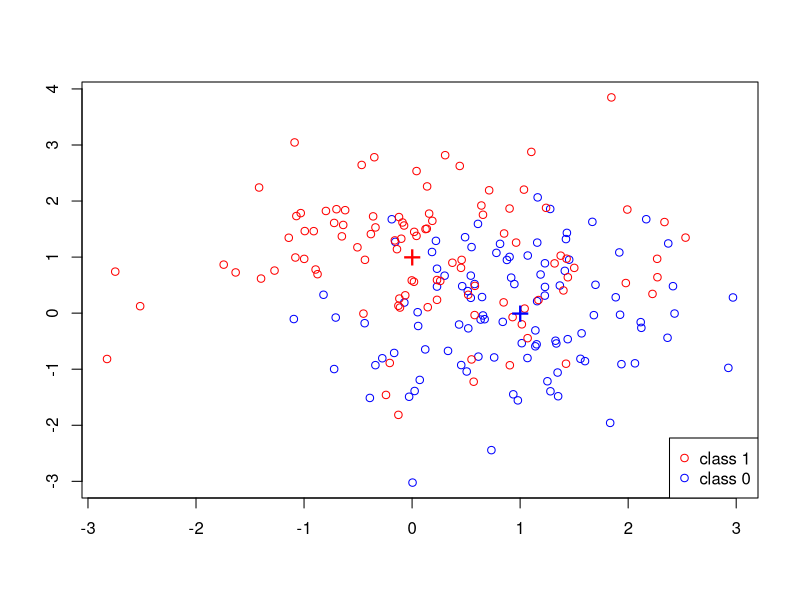
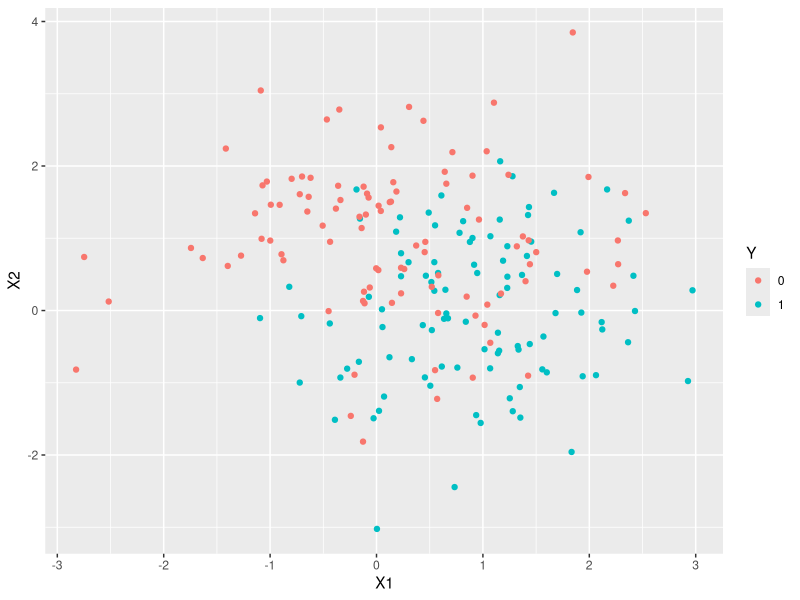
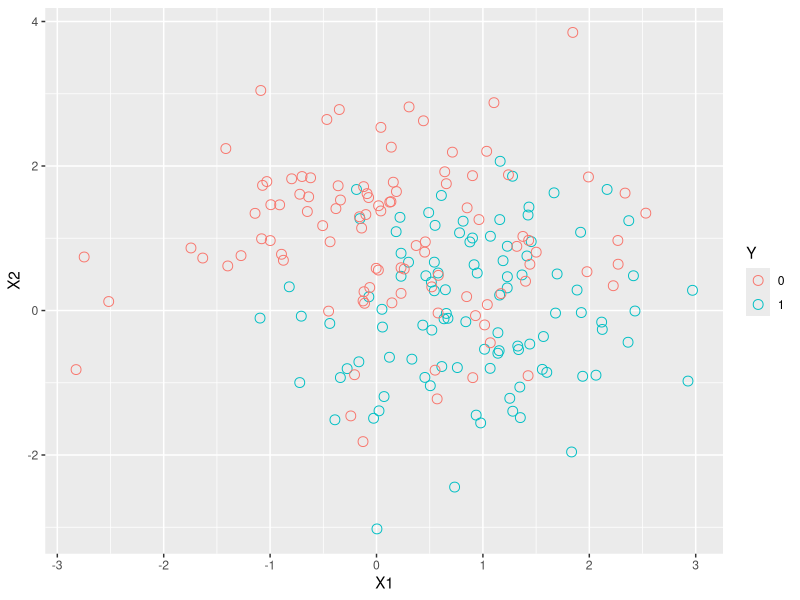
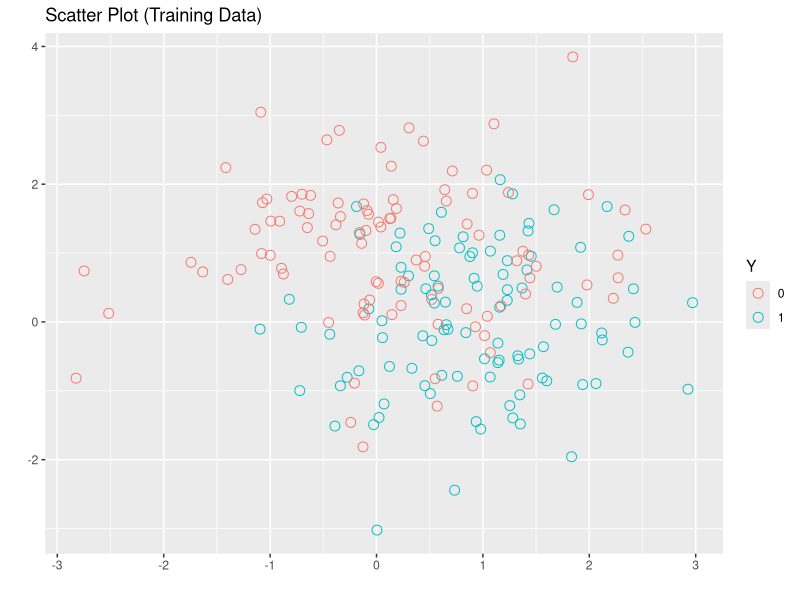
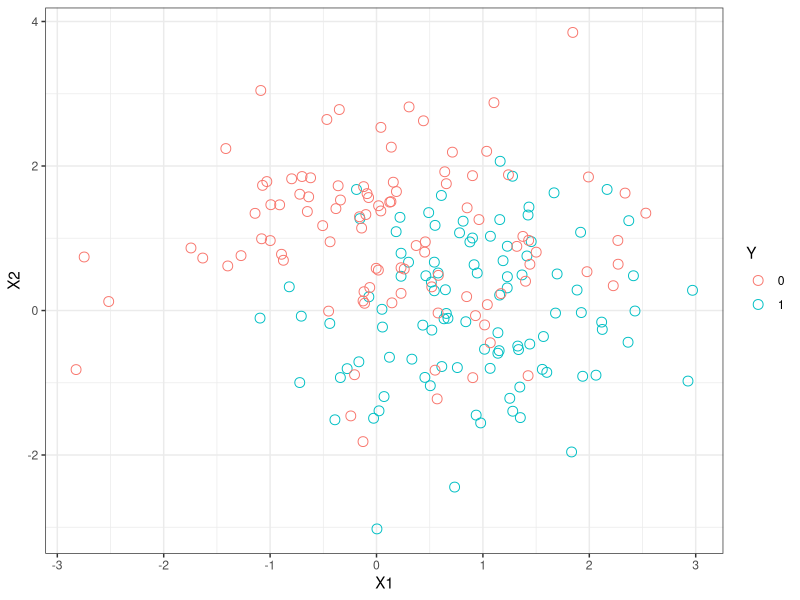
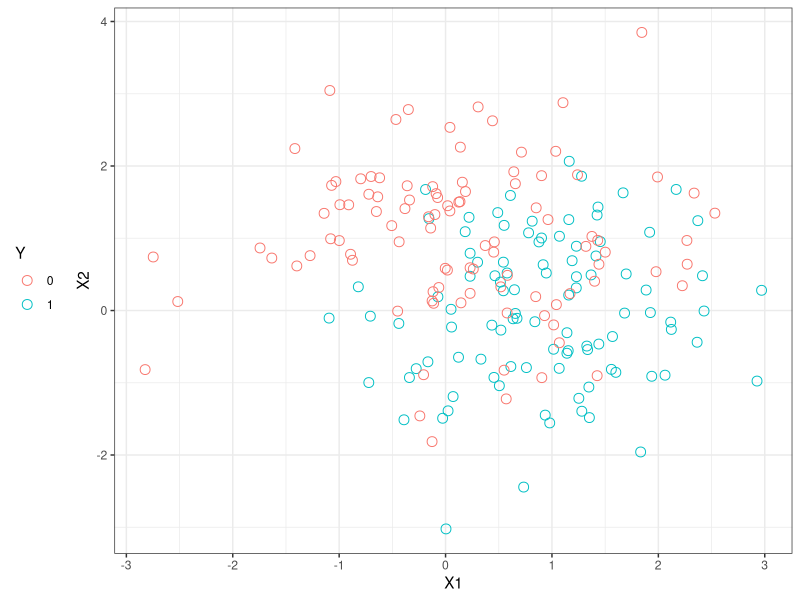
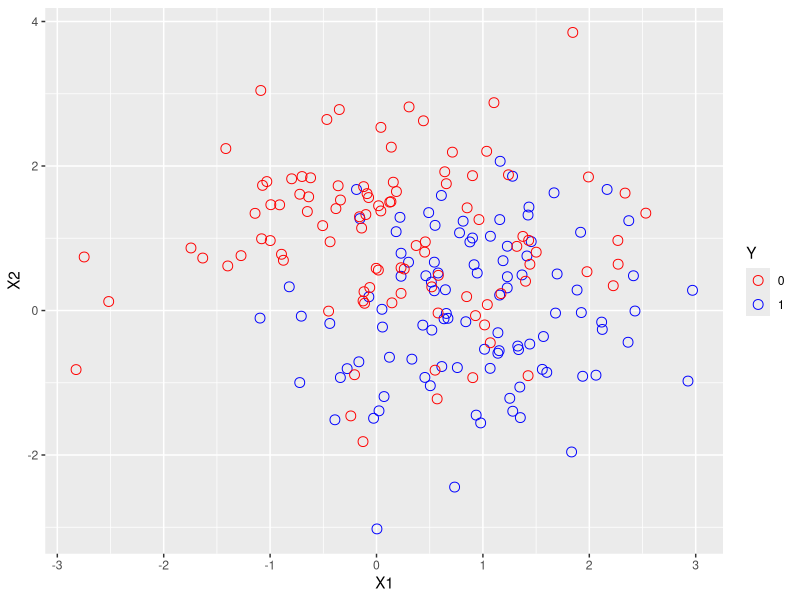
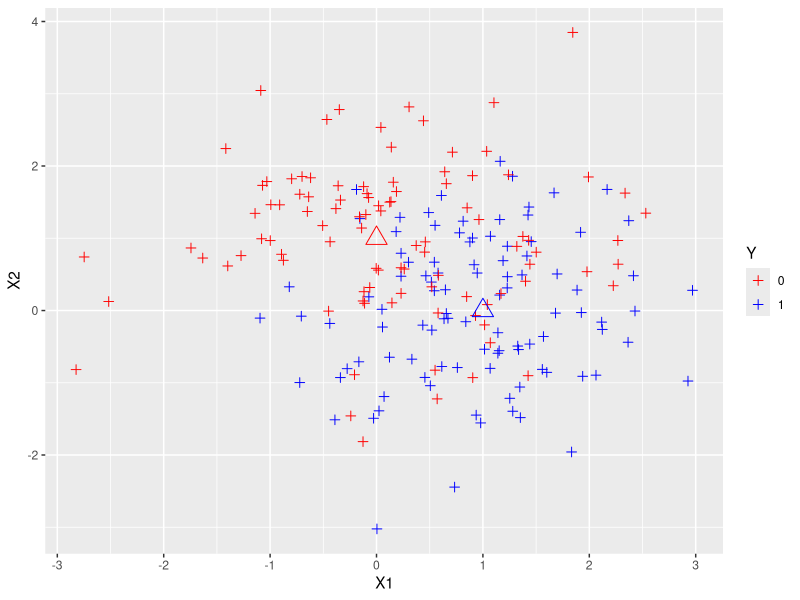

Write the R code that produced these figures, in order.
## ---- chunk 1
p = 2; 		
s = 1; 		# sd for generating the centers				 
m1 = c (1,0);
m0 = c(0,1);
## ---- chunk 2
n = 100;  # generate the train data; n for each class
traindata = matrix(rnorm(2*n*p), 2*n, p)*s + 
  rbind(matrix(rep(m1, n), nrow = n, byrow=TRUE),
        matrix(rep(m0, n), nrow = n, byrow=TRUE))

dim(traindata)
Ytrain = factor(c(rep(1,n), rep(0,n)))
## ---- chunk 3
N = 5000; 
testdata = matrix(rnorm(2*N*p), 2*N, p)*s + 
  rbind(matrix(rep(m1, N), nrow = N, byrow=TRUE), 
        matrix(rep(m0, N), nrow = N, byrow=TRUE))
Ytest = factor(c(rep(1,N), rep(0,N)))
## ---- chunk 4
plot(traindata[,1], traindata[,2], type="n", xlab="", ylab="")

# add points from class 1
points(traindata[1:n,1], traindata[1:n,2], col="blue");                
# add points from class 0
points(traindata[(n+1):(2*n),1], traindata[(n+1):(2*n),2], 
       col="red"); 

# add the 10 centers for class 1
points(m1[1], m1[2], pch = "+", cex = 2, col = "blue");    
# add the 10 centers for class 0
points(m0[1], m0[2], pch = "+", cex = 2, col = "red");   

legend("bottomright", pch = c(1,1), col = c("red", "blue"), 
       legend = c("class 1", "class 0"))
## ---- chunk 5
library(ggplot2)

## ggplot only accepts dataframe
mytraindata = data.frame(X1 = traindata[,1], 
                         X2 = traindata[,2], 
                         Y = Ytrain)

## plot the data and color by the Y label
qplot(X1, X2, data = mytraindata, colour = Y)

## change the shape and size of the points
qplot(X1, X2, data = mytraindata, colour = Y, 
      shape = I(1), size = I(3))

## change x,y labels and add titles
qplot(X1, X2, data = mytraindata, colour = Y, 
      shape = I(1), size = I(3),
      main = "Scatter Plot (Training Data)", 
      xlab="", ylab="")

## want to remove the gray background? Change theme
qplot(X1, X2, data = mytraindata, colour = Y, 
      shape = I(1), size = I(3)) + theme_bw()

## more theme options
## A single command would be a little lengthy. We can save 
## the output of qplot into an object "myplot"

myplot = qplot(X1, X2, data = mytraindata, colour = Y,
               shape = I(1), size = I(3))
myplot = myplot + theme_bw();
myplot + theme(legend.position="left")
?theme

## How to adding the two centers on 
## existing plot, we need to use the command "ggplot"
?ggplot
myplot = ggplot(mytraindata, aes(X1, X2))

## use user-specified color
myplot + geom_point(aes(color = Y), shape = 1, size = 3) + scale_color_manual(values = c("red", "blue"))

## add the two centers; 
## change shape and size;
## use user-sepecified color
myplot = ggplot(mytraindata,aes(X1, X2)) +
  geom_point(aes(colour = Y), shape = 3, size = 2) + 
  scale_color_manual(values = c("red", "blue"))   

myplot + 
  geom_point(data = data.frame(X1 = m1[1], X2 = m1[2]), 
             aes(X1, X2), colour = "blue", shape = 2, size = 5) +
  geom_point(data = data.frame(X1 = m0[1], X2 = m0[2]), 
             aes(X1, X2), colour = "red", shape = 2, size = 5)
## ---- chunk 6
library(class) 

## Choice of the neighhood size. 
## Here I just use the values from the textbook
myk = c(151, 101, 69, 45, 31, 21, 11, 7, 5, 3, 1)
m = length(myk);

train.err.knn = rep(0,m);
test.err.knn = rep(0, m);

for( j in 1:m){
  Ytrain.pred = knn(traindata, traindata, Ytrain, k = myk[j])
  train.err.knn[j] = sum(Ytrain != Ytrain.pred)/(2*n)
  Ytest.pred = knn(traindata, testdata, Ytrain,k = myk[j])
  test.err.knn[j] = sum(Ytest != Ytest.pred)/(2*N)
}
## ---- chunk 7
RegModel = lm(as.numeric(Ytrain) - 1 ~ traindata)
Ytrain_pred_LS = as.numeric(RegModel$fitted > 0.5)
Ytest_pred_LS = RegModel$coef[1] + RegModel$coef[2] * testdata[,1] + 
  RegModel$coef[3] * testdata[,2]
Ytest_pred_LS = as.numeric(Ytest_pred_LS > 0.5)

## cross tab for training data and training error
table(Ytrain, Ytrain_pred_LS);   
train.err.LS = sum(Ytrain !=  Ytrain_pred_LS) / (2*n);  

## cross tab for test data and test error
table(Ytest, Ytest_pred_LS);     
test.err.LS = sum(Ytest !=  Ytest_pred_LS) / (2*N);  
## ---- chunk 8
Ytest_pred_Bayes = as.numeric(2*testdata %*% matrix(m1-m0, nrow=2) > (sum(m1^2)-sum(m0^2)));

test.err.Bayes = sum(Ytest !=  Ytest_pred_Bayes) / (2*N)
## ---- chunk 9
plot(c(0.5,m), range(test.err.LS, train.err.LS, test.err.knn, train.err.knn),
     type="n", xlab="Degree of Freedom", ylab="Error", xaxt="n")

df = round((2*n)/myk)
axis(1, at = 1:m, labels = df)
axis(3, at = 1:m, labels = myk)

points(1:m, test.err.knn, col="red", pch=1);
lines(1:m, test.err.knn, col="red", lty=1);
points(1:m, train.err.knn, col="blue", pch=1);
lines(1:m, train.err.knn, col="blue", lty=2);

points(3, train.err.LS, pch=2, cex=2, col="blue")
points(3, test.err.LS, pch=2, cex=2, col="red")

abline(test.err.Bayes, 0, col="purple")
## ---- chunk 10
csize = 10;       # number of centers
p = 2; 		
s = 1; 		# sd for generating the centers within each class 					 
m1 = matrix(rnorm(csize*p), csize, p)*s + cbind( rep(1,csize), rep(0,csize));
m0 = matrix(rnorm(csize*p), csize, p)*s + cbind( rep(0,csize), rep(1,csize));
## ---- chunk 11
n=100;  
# Randomly allocate the n samples for class 1  to the 10 clusters
id1 = sample(1:csize, n, replace = TRUE);
# Randomly allocate the n samples for class 1 to the 10 clusters
id0 = sample(1:csize, n, replace = TRUE);  

s= sqrt(1/5); 								# sd for generating x. 

traindata = matrix(rnorm(2*n*p), 2*n, p)*s + rbind(m1[id1,], m0[id0,])
Ytrain = factor(c(rep(1,n), rep(0,n)))
## ---- chunk 12
N = 5000;  
id1 = sample(1:csize, N, replace=TRUE);
id0 = sample(1:csize, N, replace=TRUE); 
testdata = matrix(rnorm(2*N*p), 2*N, p)*s + 
  rbind(m1[id1,], m0[id0,])
Ytest = factor(c(rep(1,N), rep(0,N)))
## ---- chunk 13
plot(traindata[, 1], traindata[, 2], type = "n", xlab = "", ylab = "")

points(traindata[1:n, 1], traindata[1:n, 2], col = "blue");
points(traindata[(n+1):(2*n), 1], traindata[(n+1):(2*n), 2], col="red"); 

points(m1[1:csize, 1], m1[1:csize, 2], pch="+", cex=1.5, col="blue");    
points(m0[1:csize, 1], m0[1:csize, 2], pch="+", cex=1.5, col="red");   

legend("bottomleft", pch = c(1,1), col = c("red", "blue"), 
       legend = c("class 1", "class 0"))
## ---- chunk 14
mixnorm=function(x){
  ## return the density ratio for a point x, where each 
  ## density is a mixture of normal with 10 components
  sum(exp(-apply((t(m1)-x)^2, 2, sum)*5/2))/sum(exp(-apply((t(m0)-x)^2, 2, sum)*5/2))
}

Ytest_pred_Bayes = apply(testdata, 1, mixnorm)
Ytest_pred_Bayes = as.numeric(Ytest_pred_Bayes > 1);
table(Ytest, Ytest_pred_Bayes); 
test.err.Bayes = sum(Ytest !=  Ytest_pred_Bayes) / (2*N)
